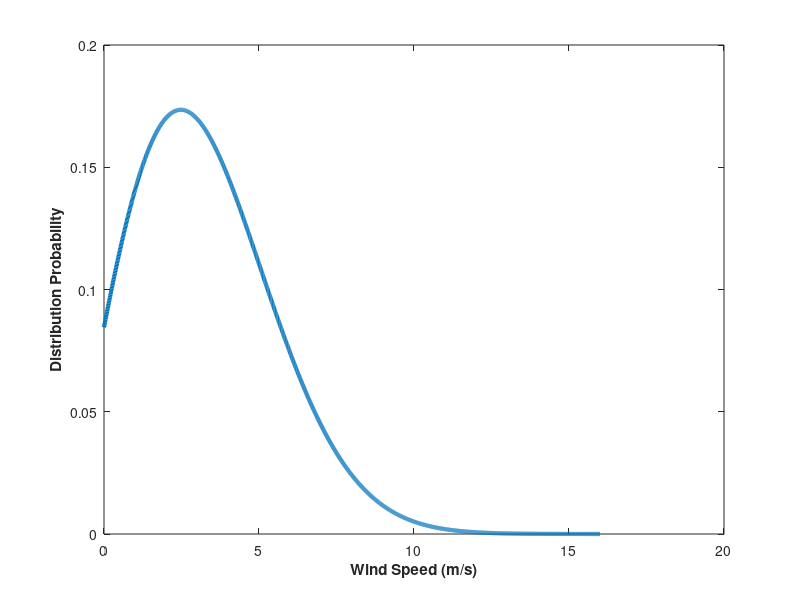

Source code (MATLAB): (Note: this script raises an error after producing the figure.)
clc 
clear all
close all

% this function plots the Weibull distribution and finds its peak value
% for the data from Poland

% parameters from literature
k = 2.0974232; % shape parameter
A = 5.1039554; % scale parameter
u = -1.2692170; % location parameter

% formula for the Weibull distribution
f = @(x) (k/A) * ((x-u)/A).^(k-1) .* exp(-((x-u)/A).^k);

% plot the Weibull distribution
x = 0:0.01:16;
y = f(x);
figure;
plot(x, y, 'LineWidth', 3) % Super thick line for the Weibull distribution
xlabel('Wind Speed (m/s)', 'FontWeight', 'bold')
ylabel('Distribution Probability', 'FontWeight', 'bold')
% Switch off the upper and right-hand side axis lines
ax = gca;
ax.Box = 'off';
ax.TickDir = 'out';

% find the peak value
[peakValue, peakIndex] = max(y);
peakX = x(peakIndex);
fprintf('The peak value of the Weibull distribution for Poland is %f\n', peakValue)
fprintf('The peak value occurs at x=%f\n', peakX)

% find the mean and standard deviation
[mean, var] = wblstat(A, k);
stdDev = sqrt(var);
fprintf('The mean of the Weibull distribution for Poland is %f\n', mean)
fprintf('The standard deviation of the Weibull distribution for Poland is %f\n', stdDev)

% plot the peak, mean, and standard deviation
hold on
plot([peakX peakX], [0 peakValue], 'b', 'LineWidth', 3) % Super thick line for the peak
plot([mean mean], [0 f(mean)], 'r', 'LineWidth', 3) % Super thick line for the mean
hold off

% Add titles to the peak, mean, and standard deviation lines
text(peakX, peakValue, sprintf('   Mode = %.2f m/s', peakX), 'VerticalAlignment', 'bottom', 'HorizontalAlignment', 'left', 'Color', 'b', 'FontSize', 12, 'FontWeight', 'bold')
text(mean, f(mean), sprintf('   Mean = %.2f m/s', mean), 'VerticalAlignment', 'bottom', 'HorizontalAlignment', 'left', 'Color', 'r', 'FontSize', 12, 'FontWeight', 'bold')

% calculate the 5th and 95th percentiles
p5 = wblinv(0.05, A, k);
p95 = wblinv(0.95, A, k);
fprintf('The 5th percentile of the Weibull distribution for Poland is %f\n', p5)
fprintf('The 95th percentile of the Weibull distribution for Poland is %f\n', p95)
